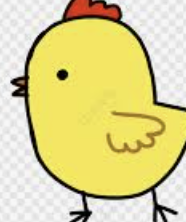
#> input picture pic/c.png, 186 x 222 px, found by its file name
$ python rescaling.py
#> lines starting #> are read from the running program, lines starting #| are printed output that depends on the picture
import cv2
import numpy as np

img = cv2.imread('pic/c.png', -1)
#> img is the input picture: shape (222, 186, 4); mean B, G, R, A 147.7, 212.2, 221.1, 255

h, w = img.shape[:2] #原圖的高度與寬度
#> h = 222; w = 186
new_h, new_w = h // 4, w // 4 #縮小後的高度與寬度，設為原來的 1/4
#> new_h = 55; new_w = 46

## 最近鄰插值
img_nearest = cv2.resize(img, (new_w, new_h), interpolation=cv2.INTER_NEAREST)
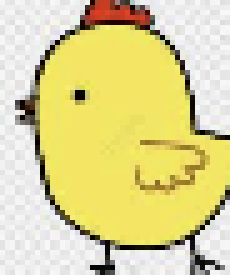
#> img_nearest: shape (55, 46, 4) (shown 5 times larger); mean B, G, R, A 147.8, 212.2, 221.2, 255
img_nearest = cv2.resize(img_nearest, (w, h), interpolation=cv2.INTER_NEAREST)
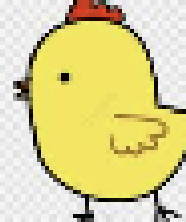
#> img_nearest: shape (222, 186, 4); mean B, G, R, A 148.1, 212.3, 221.3, 255

# 雙線性插值
img_linear = cv2.resize(img, (new_w, new_h), interpolation=cv2.INTER_LINEAR)
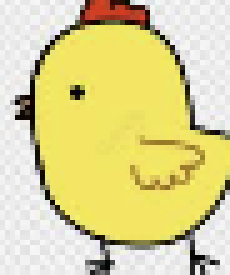
#> img_linear: shape (55, 46, 4) (shown 5 times larger); mean B, G, R, A 147.6, 212, 220.8, 255
img_linear = cv2.resize(img_linear, (w, h), interpolation=cv2.INTER_LINEAR)
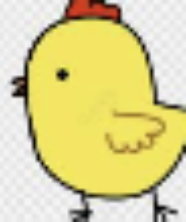
#> img_linear: shape (222, 186, 4); mean B, G, R, A 147.5, 211.9, 220.7, 255

# 雙立方插值
img_cubic = cv2.resize(img, (new_w, new_h), interpolation=cv2.INTER_CUBIC)
img_cubic = cv2.resize(img_cubic, (w, h), interpolation=cv2.INTER_CUBIC)
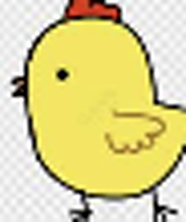
#> img_cubic: shape (222, 186, 4); mean B, G, R, A 147.7, 212, 220.7, 255

# 顯示視窗
cv2.imshow("Original Image", img)
cv2.imshow("Nearest Neighbor", img_nearest)
cv2.imshow("Bilinear", img_linear)
cv2.imshow("Bicubic", img_cubic)
cv2.waitKey(0)
cv2.destroyAllWindows()

# | 插值方式                 | 圖片特徵 & 差異                     |
# | -------------------- | ----------------------------- |
# | **Nearest Neighbor** | 顯著鋸齒狀邊緣，像素塊感強，細節糊掉但輪廓粗獷       |
# | **Bilinear**         | 邊緣柔化、像素平滑化，略模糊但自然，較柔順         |
# | **Bicubic**          | 平滑度最佳，最接近「模糊又自然」的效果，像小雞毛邊緣也更順 |

$ run again, with pic/bb.png copied over pic/c.png
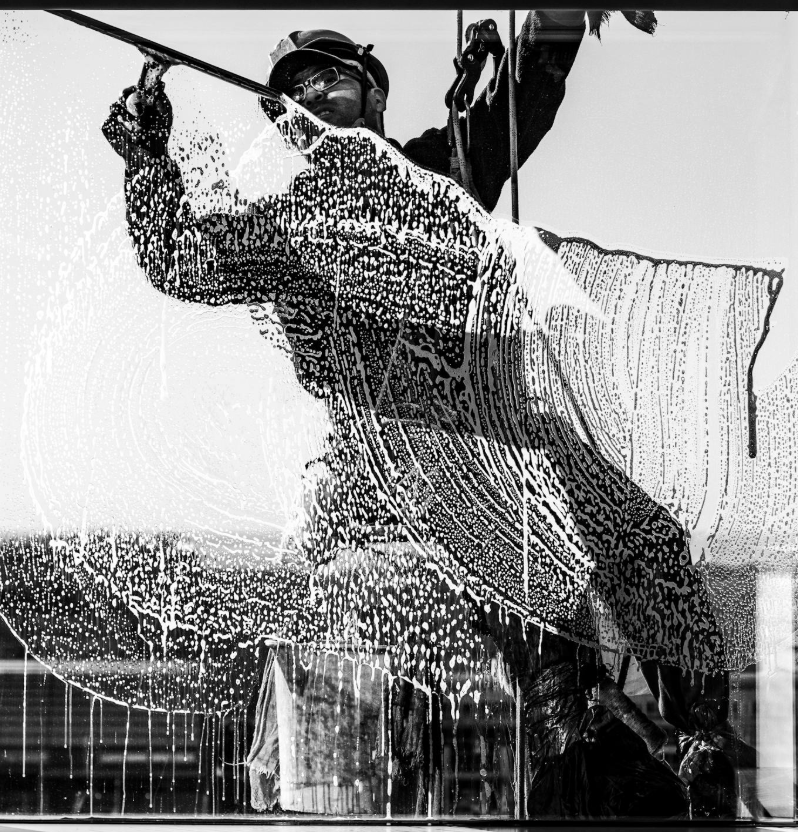
#> input picture pic/bb.png, 798 x 832 px, found by its file name
#> img is the input picture: shape (832, 798, 4); mean B, G, R, A 142.8, 142.8, 142.8, 255
#> `img_nearest = cv2.resize(img_nearest, (w, h), interpolation=cv2.INTER_..`:
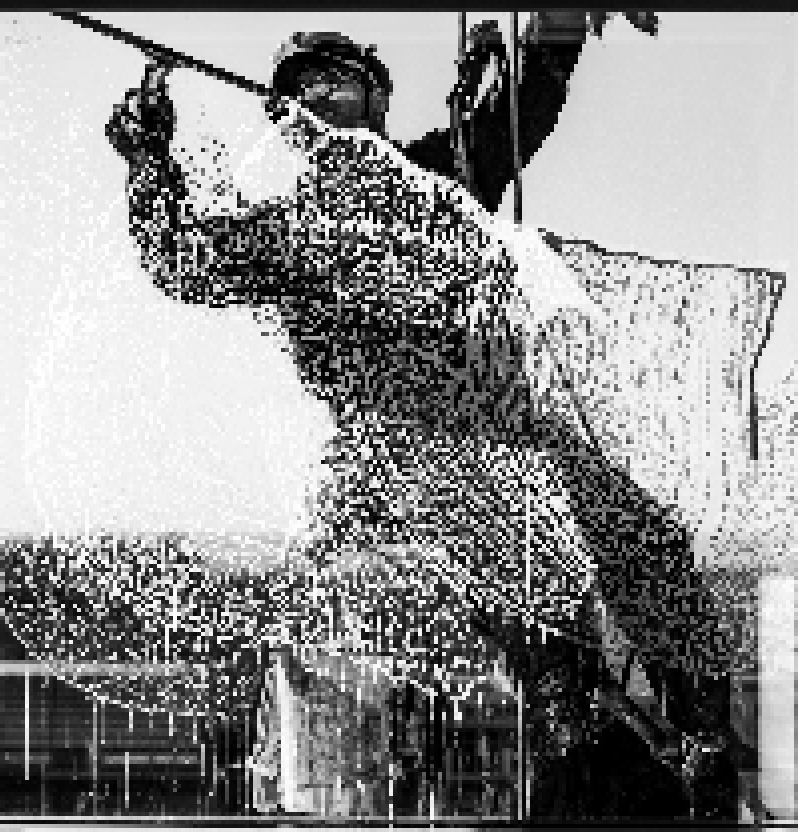
#> img_nearest: shape (832, 798, 4); mean B, G, R, A 142.6, 142.6, 142.6, 255
#> `img_cubic = cv2.resize(img_cubic, (w, h), interpolation=cv2.INTER_CUBIC)`:
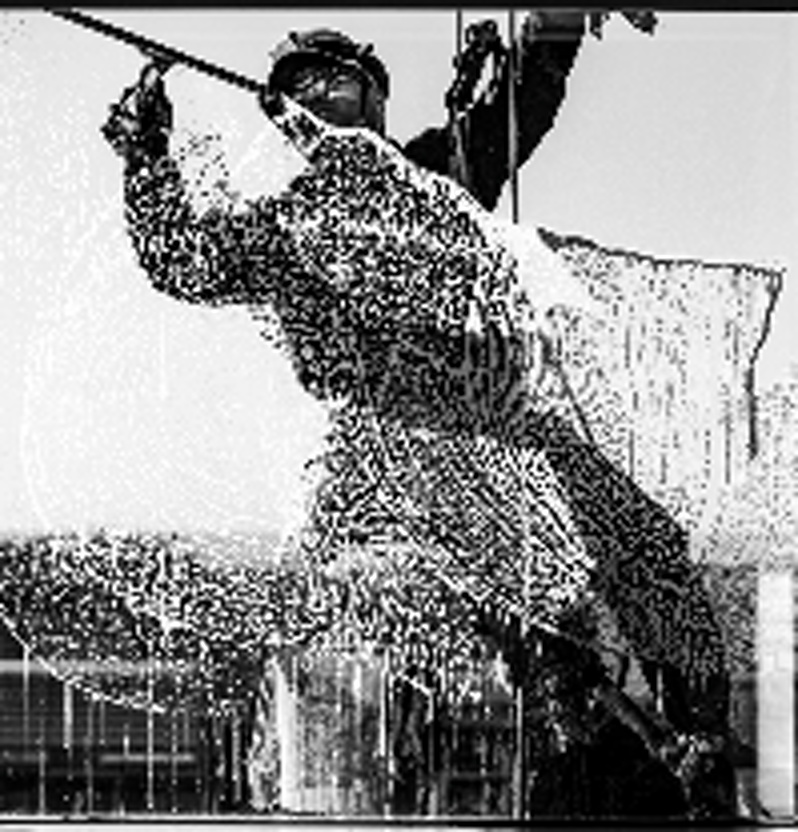
#> img_cubic: shape (832, 798, 4); mean B, G, R, A 142.9, 142.9, 142.9, 255
